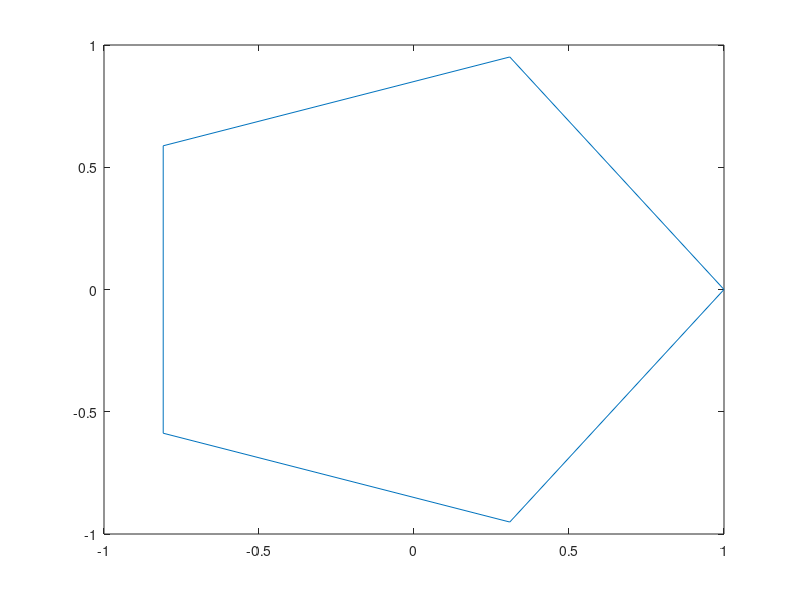

This figure's MATLAB source: (Note: this script raises an error after producing the figure.)
%% 2D test
L = linspace(0,2.*pi,6);
xv = cos(L)';
yv = sin(L)';
xv = [xv ; xv(1)];
yv = [yv ; yv(1)];
plot(xv,yv);

x = randn(250,1);
y = randn(250,1);
%in = inpolygon(x,y,xv,yv);
in = utils.inhull([x y], [xv, yv])
plot(xv,yv,x(in),y(in),'r+',x(~in),y(~in),'bo')


%% 3D test
allPoints = 100*mvnrnd([0 0 0], diag([1 3 5]), 100);
scatter3(allPoints(:,1), allPoints(:,2), allPoints(:,3));

% choose some points close to the center
cent = mean(allPoints);
dists = sqrt(sum((repmat(cent, length(allPoints), 1) - allPoints).^2, 2));

rad = 200;
isInHull = dists < rad;
fprintf('hull contains %d triangles\n', sum(isInHull));
ballPoints = allPoints(isInHull,:);
plot3(ballPoints(:,1),ballPoints(:,2),ballPoints(:,3),'r+',...
      allPoints(~isInHull,1),allPoints(~isInHull,2),allPoints(~isInHull,3),'bo');
  
triInds=convhull(ballPoints(:,1),ballPoints(:,2),ballPoints(:,3));
hold on
trisurf(triInds,ballPoints(:,1),ballPoints(:,2),ballPoints(:,3),'FaceColor','c')
hold off

hullPoints = ballPoints(unique(triInds(:)),:);

tess = convhulln(hullPoints);
%tess=[];
in = utils.inhull(allPoints, hullPoints, tess, 0.2);
fprintf(1, 'hull has %d points\n', sum(in));
errs=sum(isInHull ~= in)
